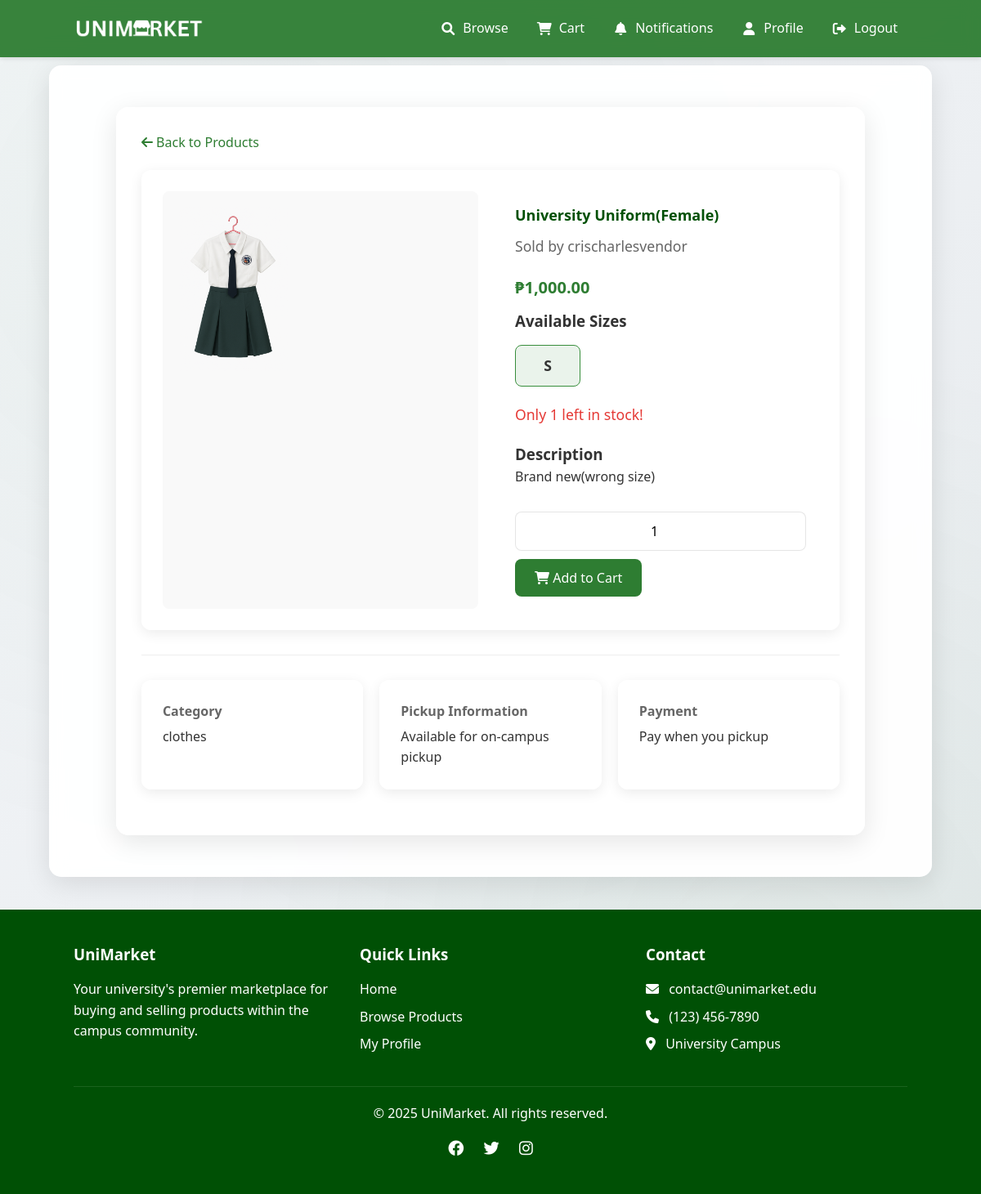
The app's page /unimarket/customer/products/view.php?id=6 (signed in) with its own data.
### tables this page shows
CREATE TABLE `products` (
  `product_id` int(11) NOT NULL,
  `owner_id` int(11) NOT NULL,
  `name` varchar(100) NOT NULL,
  `description` text DEFAULT NULL,
  `price` decimal(10,2) NOT NULL,
  `category` varchar(50) DEFAULT NULL,
  `stock_quantity` int(11) NOT NULL DEFAULT 0,
  `image_path` varchar(255) DEFAULT NULL,
  `size_data` longtext DEFAULT NULL CHECK (json_valid(`size_data`)),
  `created_at` timestamp NOT NULL DEFAULT current_timestamp(),
  `updated_at` timestamp NOT NULL DEFAULT current_timestamp() ON UPDATE current_timestamp(),
  `Sub_Cat` varchar(50) DEFAULT NULL
);

CREATE TABLE `users` (
  `user_id` int(11) NOT NULL,
  `username` varchar(50) NOT NULL,
  `password` varchar(255) NOT NULL,
  `email` varchar(100) NOT NULL,
  `role` enum('customer','owner','admin') DEFAULT NULL,
  `first_name` varchar(50) NOT NULL,
  `last_name` varchar(50) NOT NULL,
  `phone` varchar(20) DEFAULT NULL,
  `university_id` varchar(20) DEFAULT NULL,
  `created_at` timestamp NOT NULL DEFAULT current_timestamp()
);

### Unimarket/customer/products/view.php (the view, shortened to what this page needs)
<?php
require_once '../../config/database.php';
$product_id = (int)$_GET['id'];
$stmt = $pdo->prepare("SELECT p.*, u.username as seller_name
                      FROM products p
                      JOIN users u ON p.owner_id = u.user_id
                      WHERE p.product_id = ? AND p.stock_quantity > 0");
$stmt->execute([$product_id]);
$product = $stmt->fetch();
?>
<!DOCTYPE html>
<html lang="en">
<head>
    <link rel="stylesheet" href="/unimarket/assets/css/style.css">
    <link rel="stylesheet" href="/unimarket/assets/css/responsive.css">
    <link rel="stylesheet" href="https://cdnjs.cloudflare.com/ajax/libs/font-awesome/6.0.0/css/all.min.css">
</head>
<body>
    <?php include '../../includes/header.php'; ?>
    <div class="container product-detail-container">
        <a href="/unimarket/customer/products/browse.php" class="back-link">
            <i class="fas fa-arrow-left"></i> Back to Products
        </a>
        <div class="product-main card">
            <div class="product-gallery">
                <?php if ($product['image_path']): ?>
                    <img src="/unimarket/uploads/products/<?php echo $product['image_path']; ?>"
                         alt="<?php echo htmlspecialchars($product['name']); ?>"
                         class="product-image">
                <?php else: ?>
                    <div style="height: 400px; display: flex; align-items: center; justify-content: center;">
                        <i class="fas fa-box-open" style="font-size: 5rem; color: #ccc;"></i>
                    </div>
                <?php endif; ?>
            </div>
            <div class="product-info">
                <h1 class="product-title"><?php echo htmlspecialchars($product['name']); ?></h1>
                <p class="product-seller">Sold by <?php echo htmlspecialchars($product['seller_name']); ?></p>
                <p class="product-price">₱<?php echo number_format($product['price'], 2); ?></p>
                <?php if ($product['category'] === 'clothes' && isset($product['size_data']) && $product['size_data']): ?>
                    <?php
                    $size_data = json_decode($product['size_data'], true);
                    if ($size_data && is_array($size_data)):
                    ?>
                        <div class="product-sizes">
                            <h3>Available Sizes</h3>
                            <div class="size-grid">
                                <?php foreach ($size_data as $size => $quantity): ?>
                                    <div class="size-item <?php echo $quantity > 0 ? 'in-stock' : 'out-of-stock'; ?>"
                                         data-size="<?php echo htmlspecialchars($size); ?>"
                                         onclick="<?php echo $quantity > 0 ? 'selectSize(this)' : ''; ?>">
                                        <span class="size-label"><?php echo htmlspecialchars($size); ?></span>
                                    </div>
                                <?php endforeach; ?>
                            </div>
                        </div>
                    <?php endif; ?>
                <?php endif; ?>
                <p class="product-stock <?php echo $product['stock_quantity'] < 5 ? 'stock-low' : 'stock-high'; ?>">
                    <?php if ($product['stock_quantity'] < 5): ?>
                        Only <?php echo $product['stock_quantity']; ?> left in stock!
                    <?php else: ?>
                        In stock (<?php echo $product['stock_quantity']; ?> available)
                    <?php endif; ?>
                </p>
                <div class="product-description">
                    <h3>Description</h3>
                    <p><?php echo nl2br(htmlspecialchars($product['description'])); ?></p>
                </div>
                <form method="POST" action="../../ajax/add_to_cart.php" class="add-to-cart-form" id="addToCartForm">
                    <input type="number" name="quantity" value="1" min="1" max="<?php echo $product['stock_quantity']; ?>"
                           class="quantity-input">
                    <button type="button" onclick="openCartModal()" class="btn">
                        <i class="fas fa-shopping-cart"></i> Add to Cart
                    </button>
                </form>
            </div>
        </div>
        <div class="product-meta">
            <div class="meta-item card">
                <div class="meta-label">Category</div>
                <div><?php echo $product['category'] ? htmlspecialchars($product['category']) : 'No category specified'; ?></div>
            </div>
            <div class="meta-item card">
                <div class="meta-label">Pickup Information</div>
                <div>Available for on-campus pickup</div>
            </div>
            <div class="meta-item card">
                <div class="meta-label">Payment</div>
                <div>Pay when you pickup</div>
            </div>
        </div>
    </div>
    <?php include '../../includes/footer.php'; ?>
</body>
</html>

### Unimarket/assets/css/style.css (style rules this page uses)
:root { --primary-color: #2e7d32; --primary-light: #60ad5e; --primary-dark: #005005; --secondary-color: #f5f5f5; --text-color: #333; --light-text: #fff; --error-color: #d32f2f; --success-color: #388e3c; --warning-color: #f57c00; --light-bg: #f5f5f5; --white: #ffffff; --border-color: #e0e0e0; --shadow-color: rgba(0, 0, 0, 0.1); }
* { margin: 0; padding: 0; box-sizing: border-box; font-family: 'Segoe UI', Tahoma, Geneva, Verdana, sans-serif; }
body { background-color: #f9f9f9; color: var(--text-color); line-height: 1.6; font-family: 'Roboto', sans-serif; min-height: 100vh; background: linear-gradient(135deg, #f5f7fa 0%, #e4e8eb 100%); position: relative; }
body::before { content: ''; position: fixed; top: 0; left: 0; width: 100%; height: 100%; background: radial-gradient(circle at 20% 20%, rgba(46, 125, 50, 0.05) 0%, transparent 50%), radial-gradient(circle at 80% 80%, rgba(76, 175, 80, 0.05) 0%, transparent 50%), radial-gradient(circle at 50% 50%, rgba(27, 94, 32, 0.03) 0%, transparent 50%); pointer-events: none; z-index: -1; }
.container { width: 90%; max-width: 1200px; margin: 20px auto; padding: 30px; background: rgba(255, 255, 255, 0.95); border-radius: 15px; box-shadow: 0 8px 32px rgba(0, 0, 0, 0.1); backdrop-filter: blur(10px); -webkit-backdrop-filter: blur(10px); border: 1px solid rgba(255, 255, 255, 0.2); }
.btn { display: inline-block; padding: 12px 24px; background: var(--primary-color); color: white; border: none; border-radius: 8px; cursor: pointer; text-decoration: none; font-size: 1rem; font-weight: 500; transition: all 0.3s ease; position: relative; overflow: hidden; }
.btn::after { content: ''; position: absolute; top: 0; left: 0; width: 100%; height: 100%; background: linear-gradient(45deg, transparent, rgba(255, 255, 255, 0.1), transparent); transform: translateX(-100%); transition: transform 0.6s ease; }
.card { background: rgba(255, 255, 255, 0.95); border-radius: 12px; box-shadow: 0 4px 16px rgba(0, 0, 0, 0.08); padding: 25px; margin-bottom: 25px; backdrop-filter: blur(5px); -webkit-backdrop-filter: blur(5px); border: 1px solid rgba(255, 255, 255, 0.2); transition: transform 0.3s ease, box-shadow 0.3s ease; }
input[type="text"], input[type="email"], input[type="password"], input[type="number"], input[type="tel"], select, textarea { width: 100%; padding: 12px; border: 1px solid rgba(0, 0, 0, 0.1); border-radius: 8px; background: rgba(255, 255, 255, 0.9); transition: all 0.3s ease; font-size: 1rem; }
.product-image { height: 200px; background-color: #f5f5f5; display: flex; align-items: center; justify-content: center; overflow: hidden; }
.product-info { padding: 15px; }
.product-title { font-size: 18px; margin-bottom: 10px; }
.product-price { font-weight: bold; color: var(--primary-color); font-size: 20px; margin-bottom: 10px; }
.size-grid { display: grid; grid-template-columns: repeat(auto-fill, minmax(80px, 1fr)); gap: 12px; margin-top: 15px; }
.size-item { border: 1px solid rgba(0, 0, 0, 0.1); border-radius: 8px; padding: 10px; text-align: center; background: rgba(255, 255, 255, 0.9); transition: all 0.3s ease; }
.size-item.in-stock { border-color: var(--success-color); background: rgba(56, 142, 60, 0.1); }

### Unimarket/includes/header.php (style rules this page uses)
body { padding-top: 60px !important; }

### records on screen
products: image_path (picture), name "University Uniform(Female)", owner.username "crischarlesvendor", price "1,000.00", stock_quantity "1", description "Brand new(wrong size)", quantity "1", category "clothes"

### other values on screen
$size "S"
